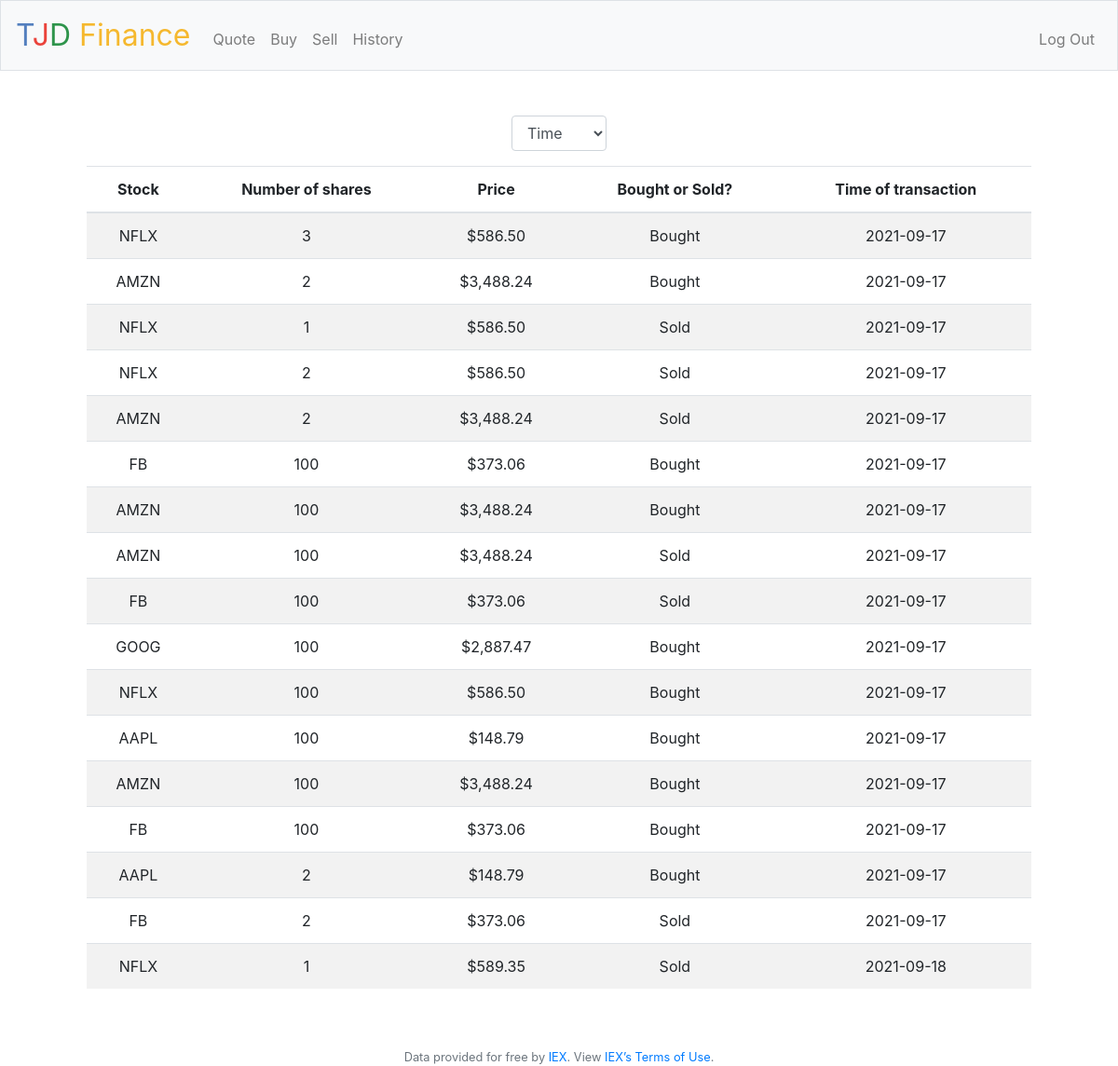
Page /history (signed in) on the committed database.
### tables this page shows
CREATE TABLE purchases (
    orderID INTEGER NOT NULL,
    userID INTEGER,
    stock TEXT,
    shares int NOT NULL,
    price NUMERIC NOT NULL, type TEXT, time NUMERIC,
    PRIMARY KEY (OrderID)
    FOREIGN KEY (userID) REFERENCES users(ID)
);

### app.py (the view)
@app.route("/history")
@login_required
def history():
    user_id = session["user_id"]
    purchasehistory = db.execute("SELECT stock, shares, price, type, time FROM purchases WHERE userID = ?", user_id)
    return render_template("history.html", purchasehistory=purchasehistory)

### app.py (called while the page is built)
@app.after_request
def after_request(response):
    response.headers["Cache-Control"] = "no-cache, no-store, must-revalidate"
    response.headers["Expires"] = 0
    response.headers["Pragma"] = "no-cache"
    return response

### helpers.py (called while the page is built)
def login_required(f):
    @wraps(f)
    def decorated_function(*args, **kwargs):
        if session.get("user_id") is None:
            return redirect("/login")
        return f(*args, **kwargs)
    return decorated_function

def usd(value):
    return f"${value:,.2f}"

### templates/history.html (shortened to what this page needs)
{% extends "layout.html" %}
{% block main %}
<div class="container">
    <form action="/historysort" method="post">
        <div class="form-group">
            <select class="form-control" name="choice" placeholder="Sort By" onchange="choice.form.submit()">
                <option value="time">Time</option>
            </select>
        </div>
    <table class="table table-striped">
        <thead>
            <tr>
                <th>Stock</th>
                <th>Number of shares</th>
                <th>Price</th>
                <th>Bought or Sold?</th>
                <th>Time of transaction</th>
            </tr>
        </thead>
        <tbody>
        {% for stock in purchasehistory %}
                <tr>
                    <td> {{ stock.stock }} </td>
                    <td> {{ stock.shares  }} </td>
                    <td> {{ stock.price | usd }} </td>
                    <td> {{ stock.type }} </td>
                    <td> {{ stock.time }} </td>
                </tr>
        {% endfor %}
        </tbody>
    </table>
</div>
{% endblock %}

### static/styles.css (style rules this page uses)
main .form-control { display: inline-block; width: auto; }

### rows in the picture
purchases: stock "NFLX", shares "3", price "$586.50", type "Bought", time "2021-09-17"
purchases: stock "AMZN", shares "2", price "$3,488.24", type "Bought", time "2021-09-17"
purchases: stock "NFLX", shares "1", price "$586.50", type "Sold", time "2021-09-17"
purchases: stock "NFLX", shares "2", price "$586.50", type "Sold", time "2021-09-17"
purchases: stock "AMZN", shares "2", price "$3,488.24", type "Sold", time "2021-09-17"
purchases: stock "FB", shares "100", price "$373.06", type "Bought", time "2021-09-17"
purchases: stock "AMZN", shares "100", price "$3,488.24", type "Bought", time "2021-09-17"
purchases: stock "AMZN", shares "100", price "$3,488.24", type "Sold", time "2021-09-17"
purchases: stock "FB", shares "100", price "$373.06", type "Sold", time "2021-09-17"
purchases: stock "GOOG", shares "100", price "$2,887.47", type "Bought", time "2021-09-17"
purchases: stock "NFLX", shares "100", price "$586.50", type "Bought", time "2021-09-17"
purchases: stock "AAPL", shares "100", price "$148.79", type "Bought", time "2021-09-17"
purchases: stock "AMZN", shares "100", price "$3,488.24", type "Bought", time "2021-09-17"
purchases: stock "FB", shares "100", price "$373.06", type "Bought", time "2021-09-17"
purchases: stock "AAPL", shares "2", price "$148.79", type "Bought", time "2021-09-17"
purchases: stock "FB", shares "2", price "$373.06", type "Sold", time "2021-09-17"
purchases: stock "NFLX", shares "1", price "$589.35", type "Sold", time "2021-09-18"
